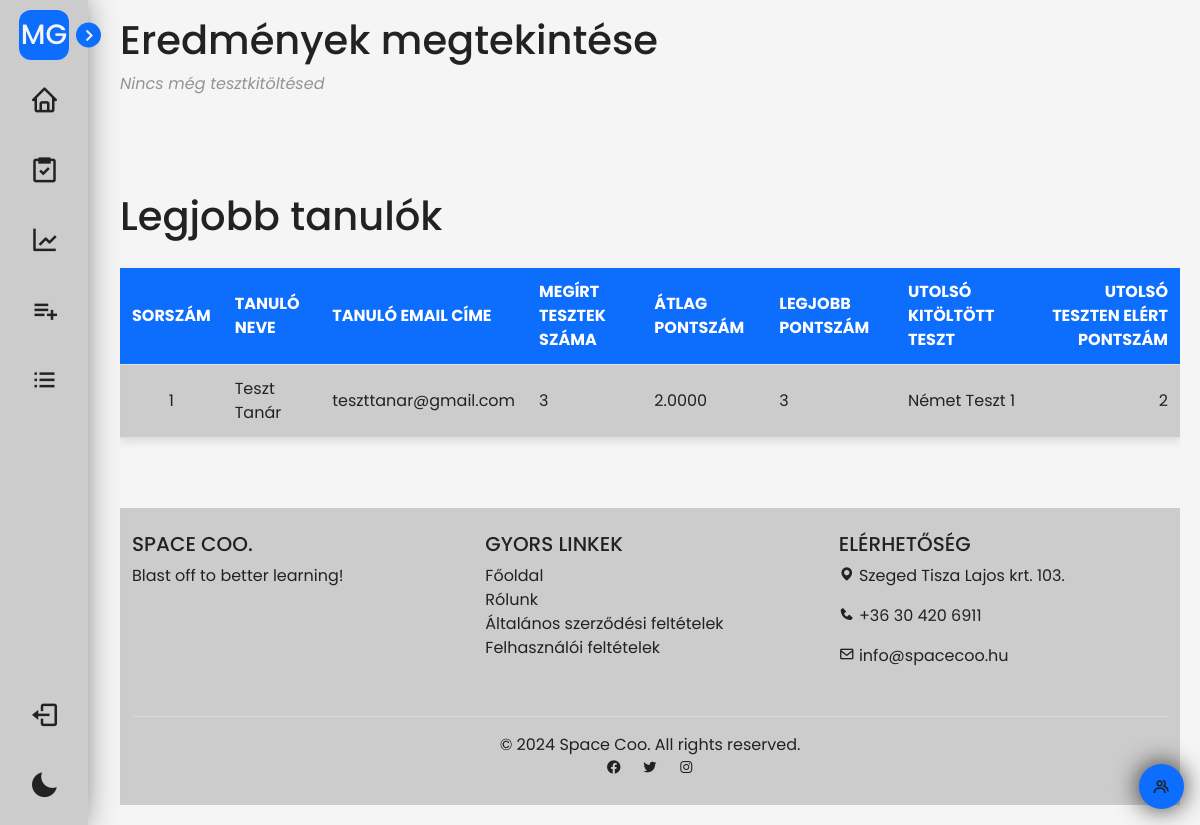
Screenshot of /results.php (signed in) with the database file from the repository.
### tables this page shows
CREATE TABLE `users` (
  `email` varchar(255) NOT NULL,
  `name` varchar(255) NOT NULL,
  `password` varchar(255) NOT NULL,
  `role_id` int(11) DEFAULT NULL,
  `is_logged_in` tinyint(1) DEFAULT NULL
);

### classes/class.controller.test_submission.php (called while the page is built, shortened)
<?php
class TestSubmissionController extends TestSubmission {
  public static function constructDefault() {
    $instance = new self(null, null, null);
    return $instance;
  }
  public function getTestsSubmittedByUserId($userEmail) {
    return $this->getTestsSubmittedByUser($userEmail);
  }
  public function getBestStudentsByTeacherEmail($teacherEmail) {
    return $this->getBestStudents($teacherEmail);
  }
}

### classes/class.dbh.php (called while the page is built)
<?php
class Dbh {
    protected function connect() {
        try {
            $host = "localhost";
            $dbname = "spacecoo";
            $username = "root";
            $password = "";
            $dbh = new PDO("mysql:host=" . $host . ";dbname=" . $dbname, $username, $password);
            return $dbh;
        } catch (PDOException $e) {
            print "Error: " . $e->getMessage() . "<br/>";
            die();
        }
    }
}

### classes/class.test_submission.php (called while the page is built, shortened)
<?php
class TestSubmission extends Dbh {
  protected function getTestsSubmittedByUser($userId) {
    $stmt = $this->connect()->prepare(
      "SELECT tests.tid, tests.t_name, tests.date, tests.min_score, tests.owner FROM tests JOIN  test_submission ON tests.tid = test_submission.tid WHERE test_submission.owner = ? GROUP BY tests.t_name;");
    if (!$stmt->execute(array($userId))) {
      $stmt = NULL;
      header("location: ../index.php?stmtfailed");
      exit();
    }
    $tests = $stmt->fetchAll(PDO::FETCH_ASSOC);
    return $tests;
  }
  protected function getBestStudents($teacherEmail) {
    $sql =
    "SELECT
    u.name AS student_name,
    u.email AS student_email,
    COUNT(ts.tid) AS tests_completed,
    AVG(ts.score) AS avg_score,
    MAX(ts.score) AS best_score,
    (
        SELECT t.t_name
        FROM tests t
        INNER JOIN test_submission ts_inner ON t.tid = ts_inner.tid
        WHERE ts_inner.owner = u.email AND t.owner = ?
        ORDER BY ts_inner.date DESC
        LIMIT 1
    ) AS last_test_name,
    (
        SELECT ts_inner.score
        FROM tests t
        INNER JOIN test_submission ts_inner ON t.tid = ts_inner.tid
        WHERE ts_inner.owner = u.email AND t.owner = ?
        ORDER BY ts_inner.date DESC
        LIMIT 1
    ) AS last_test_score
    FROM
        users u
    LEFT JOIN
        test_submission ts ON u.email = ts.owner
    LEFT JOIN
        tests t ON ts.tid = t.tid
    WHERE
        t.owner = ?
    GROUP BY
        u.email, u.name
    ORDER BY
        avg_score DESC, tests_completed DESC;";
    $stmt = $this->connect()->prepare($sql);
    if(!$stmt->execute(array($teacherEmail, $teacherEmail, $teacherEmail))) {
      $stmt = NULL;
      header("location: ../index.php?stmtfailed");
      exit();
    }
    $testId = $stmt->fetchAll(PDO::FETCH_ASSOC);
    return $testId;
  }
}

### results.php (the view, shortened to what this page needs)
<?php
include('classes/class.dbh.php');
include('classes/class.test_submission.php');
include('classes/class.controller.test_submission.php');
$testSubmissionsController = TestSubmissionController::constructDefault();
$tests = $testSubmissionsController->getTestsSubmittedByUserId($_SESSION["userEmail"]);
if($_SESSION["roleId"] === 1) {
    $bestStudents = $testSubmissionsController->getBestStudentsByTeacherEmail($_SESSION["userEmail"]);
}
include('includes/header.php');
?>
<link rel="stylesheet" href="css/profile.css">
<h1>Eredmények megtekintése</h1>
<?php if (count($tests) == 0) { ?>
<p class="description mb-5 pb-5">Nincs még tesztkitöltésed</p>
<?php } ?>
<?php if($_SESSION["roleId"] === 1 && count($bestStudents) > 0) { ?>
<h1 class="mt-5">Legjobb tanulók</h1>
<div class="table-container">
    <table>
        <tr>
            <th>Sorszám</th>
            <th>Tanuló neve</th>
            <th>Tanuló email címe</th>
            <th>Megírt tesztek száma</th>
            <th>Átlag pontszám</th>
            <th>Legjobb pontszám</th>
            <th>Utolsó kitöltött teszt</th>
            <th>Utolsó teszten elért pontszám</th>
        </tr>
    <?php $studentCounter = 0; foreach($bestStudents as $student) { $studentCounter++;?>
        <tr>
            <td><?php echo $studentCounter ?></td>
            <td><?php echo $student["student_name"] ?></td>
            <td><?php echo $student["student_email"] ?></td>
            <td><?php echo $student["tests_completed"] ?></td>
            <td><?php echo $student["avg_score"] ?></td>
            <td><?php echo $student["best_score"] ?></td>
            <td><?php echo $student["last_test_name"] ?></td>
            <td><?php echo $student["last_test_score"] ?></td>
        </tr>
    <?php } } ?>
    </table>
</div>
<?php include('includes/footer.php'); ?>

### css/footer.css (style rules this page uses)
:root { --background-color: #f5f5f5; --text-color: #222222; --primary-accent: #0d6efd; --secondary-accent: #cccccc; --border-color: #e0e0e0; --highlight-color: #0056b3; }

### css/index.css (style rules this page uses)
:root { --background-color: #f5f5f5; --text-color: #222222; --primary-accent: #0d6efd; --secondary-accent: #cccccc; --border-color: #e0e0e0; --highlight-color: #0056b3; --correct-color: green; --incorrect-color: red; }
* { padding: 0; margin: 0; box-sizing: border-box; text-decoration: none; font-family: Poppins, sans-serif; color: var(--text-color); }
body { background-color: var(--background-color); padding: 20px; padding-left: 120px; transition: all 0.2s ease-in-out; }
* { scrollbar-width: thin; scrollbar-color: var(--primary-accent) var(--secondary-accent); }
h1 { color: var(--text-color); }
.description { font-style: italic; color: rgb(148, 148, 148); }
.table-container { max-width: 100%; overflow: auto; }
table { width: 100%; border-collapse: collapse; margin: 20px 0; font-size: 16px; font-family: Arial, sans-serif; background-color: var(--background-color); color: var(--text-color); box-shadow: 0 4px 8px rgba(0, 0, 0, 0.1); }
th, td { text-align: left; padding: 12px; border-bottom: 1px solid var(--border-color); }
th { background-color: var(--primary-accent); color: white; font-weight: bold; text-transform: uppercase; }
tr:nth-child(even) { background-color: var(--secondary-accent); }
td { vertical-align: middle; }
td:last-child, th:last-child { text-align: right; }
td:first-child, th:first-child { text-align: center; }

### css/profile.css (style rules this page uses)
:root { --background-color: #f5f5f5; --text-color: #222222; --primary-accent: #0d6efd; --secondary-accent: #cccccc; --border-color: #e0e0e0; --highlight-color: #0056b3; }

### rows the page displays
users: name "Teszt Tanár", email "teszttanar@gmail.com", tests_completed "3", avg_score "2.0000", best_score "3", last_test_name "Német Teszt 1", last_test_score "2"

### other values shown
explode(" ", $_SESSION["userName"])[0][0] "M"
explode(" ", $_SESSION["userName"])[1][0] "G"
